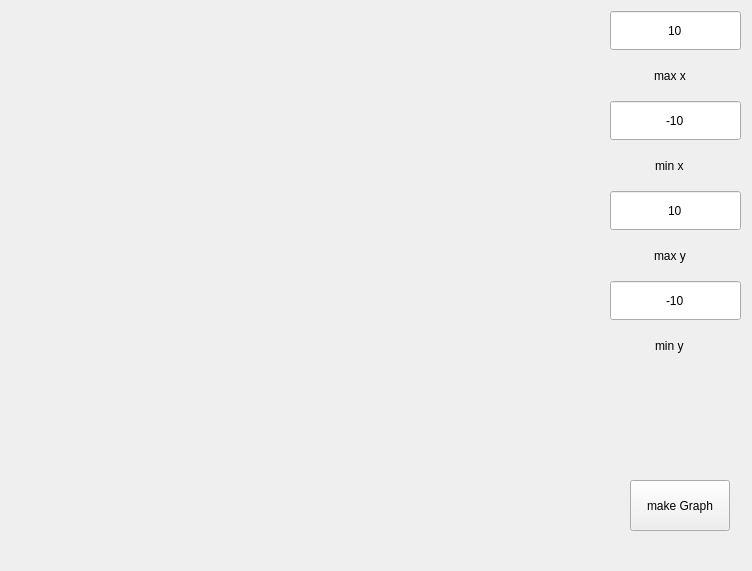
<?xml version="1.0" encoding="UTF-8"?>
<ui version="4.0">
 <class>GraphX</class>
 <widget class="QMainWindow" name="GraphX">
  <property name="geometry">
   <rect>
    <x>0</x>
    <y>0</y>
    <width>752</width>
    <height>571</height>
   </rect>
  </property>
  <property name="windowTitle">
   <string>MainWindow</string>
  </property>
  <widget class="QWidget" name="centralwidget">
   <widget class="QCustomPlot" name="graf" native="true">
    <property name="geometry">
     <rect>
      <x>30</x>
      <y>20</y>
      <width>531</width>
      <height>531</height>
     </rect>
    </property>
   </widget>
   <widget class="QSpinBox" name="X_pos">
    <property name="geometry">
     <rect>
      <x>610</x>
      <y>10</y>
      <width>131</width>
      <height>41</height>
     </rect>
    </property>
    <property name="alignment">
     <set>Qt::AlignCenter</set>
    </property>
    <property name="buttonSymbols">
     <enum>QAbstractSpinBox::NoButtons</enum>
    </property>
    <property name="minimum">
     <number>1</number>
    </property>
    <property name="maximum">
     <number>1000000</number>
    </property>
    <property name="value">
     <number>10</number>
    </property>
   </widget>
   <widget class="QSpinBox" name="X_neg">
    <property name="geometry">
     <rect>
      <x>610</x>
      <y>100</y>
      <width>131</width>
      <height>41</height>
     </rect>
    </property>
    <property name="alignment">
     <set>Qt::AlignCenter</set>
    </property>
    <property name="buttonSymbols">
     <enum>QAbstractSpinBox::NoButtons</enum>
    </property>
    <property name="minimum">
     <number>-1000000</number>
    </property>
    <property name="maximum">
     <number>-1</number>
    </property>
    <property name="value">
     <number>-10</number>
    </property>
   </widget>
   <widget class="QSpinBox" name="Y_pos">
    <property name="geometry">
     <rect>
      <x>610</x>
      <y>190</y>
      <width>131</width>
      <height>41</height>
     </rect>
    </property>
    <property name="alignment">
     <set>Qt::AlignCenter</set>
    </property>
    <property name="buttonSymbols">
     <enum>QAbstractSpinBox::NoButtons</enum>
    </property>
    <property name="minimum">
     <number>1</number>
    </property>
    <property name="maximum">
     <number>1000000</number>
    </property>
    <property name="value">
     <number>10</number>
    </property>
   </widget>
   <widget class="QSpinBox" name="Y_neg">
    <property name="geometry">
     <rect>
      <x>610</x>
      <y>280</y>
      <width>131</width>
      <height>41</height>
     </rect>
    </property>
    <property name="alignment">
     <set>Qt::AlignCenter</set>
    </property>
    <property name="buttonSymbols">
     <enum>QAbstractSpinBox::NoButtons</enum>
    </property>
    <property name="minimum">
     <number>-1000000</number>
    </property>
    <property name="maximum">
     <number>-1</number>
    </property>
    <property name="value">
     <number>-10</number>
    </property>
   </widget>
   <widget class="QPushButton" name="make_g">
    <property name="geometry">
     <rect>
      <x>630</x>
      <y>480</y>
      <width>100</width>
      <height>51</height>
     </rect>
    </property>
    <property name="text">
     <string>make Graph</string>
    </property>
   </widget>
   <widget class="QLineEdit" name="lineEdit">
    <property name="geometry">
     <rect>
      <x>650</x>
      <y>60</y>
      <width>41</width>
      <height>31</height>
     </rect>
    </property>
    <property name="styleSheet">
     <string notr="true">background-color: transparent;</string>
    </property>
    <property name="text">
     <string>max x</string>
    </property>
    <property name="frame">
     <bool>false</bool>
    </property>
    <property name="alignment">
     <set>Qt::AlignCenter</set>
    </property>
    <property name="readOnly">
     <bool>true</bool>
    </property>
   </widget>
   <widget class="QLineEdit" name="lineEdit_2">
    <property name="geometry">
     <rect>
      <x>650</x>
      <y>150</y>
      <width>41</width>
      <height>31</height>
     </rect>
    </property>
    <property name="styleSheet">
     <string notr="true">background-color: transparent;</string>
    </property>
    <property name="text">
     <string>min x</string>
    </property>
    <property name="frame">
     <bool>false</bool>
    </property>
    <property name="alignment">
     <set>Qt::AlignCenter</set>
    </property>
    <property name="readOnly">
     <bool>true</bool>
    </property>
   </widget>
   <widget class="QLineEdit" name="lineEdit_3">
    <property name="geometry">
     <rect>
      <x>650</x>
      <y>240</y>
      <width>41</width>
      <height>31</height>
     </rect>
    </property>
    <property name="styleSheet">
     <string notr="true">background-color: transparent;</string>
    </property>
    <property name="text">
     <string>max y</string>
    </property>
    <property name="frame">
     <bool>false</bool>
    </property>
    <property name="alignment">
     <set>Qt::AlignCenter</set>
    </property>
    <property name="readOnly">
     <bool>true</bool>
    </property>
   </widget>
   <widget class="QLineEdit" name="lineEdit_4">
    <property name="geometry">
     <rect>
      <x>650</x>
      <y>330</y>
      <width>41</width>
      <height>31</height>
     </rect>
    </property>
    <property name="styleSheet">
     <string notr="true">background-color: transparent;</string>
    </property>
    <property name="text">
     <string>min y</string>
    </property>
    <property name="frame">
     <bool>false</bool>
    </property>
    <property name="alignment">
     <set>Qt::AlignCenter</set>
    </property>
    <property name="readOnly">
     <bool>true</bool>
    </property>
   </widget>
  </widget>
 </widget>
 <customwidgets>
  <customwidget>
   <class>QCustomPlot</class>
   <extends>QWidget</extends>
   <header>qcustomplot.h</header>
   <container>1</container>
  </customwidget>
 </customwidgets>
 <resources/>
 <connections/>
</ui>
